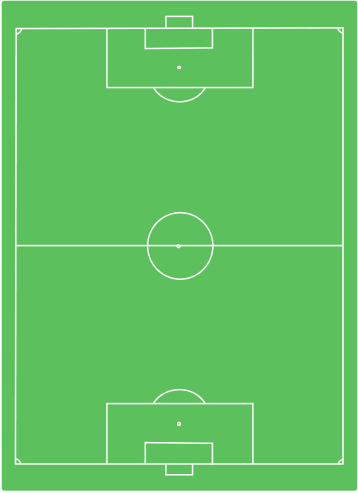
#> input picture 2020_Weekend1_Problems/2020_Problem_D_DATA/images/Soccer_Field_Transparant.png, 358 x 493 px
$ python heatMap.py images/Soccer_Field_Transparant.png images/Soccer_Field_Transparant.png
#> lines starting #> are read from the running program, lines starting #| are printed output that depends on the picture
#File for generating heat maps for events you want.

import statistics
import numpy as np
import matplotlib.pyplot as plt
from PIL import Image
import sys as sys

#Function will separate data based on the column number given, into files where the column names that
#had spaces now have _ in the file name.
# [48 lines left out: functions localize, heat_map, plotEvents, not called in this run]

def heat_map2(eventType, size):
    plt.ylabel('Y-axis')
    plt.xlabel('X-axis')

    heatMPSrc = np.zeros(size)
    heatMPDst = np.zeros(size)

    f = open("data/events/"+str(eventType))
    for line in f:
        linesplt = line.split(",")
        heatMPSrc[int(float(linesplt[9]))][int(float(linesplt[8]))] += 1
        heatMPDst[int(float(linesplt[11].rstrip("\n")))][int(float(linesplt[10]))] += 1
    f.close()
    return heatMPSrc, heatMPDst

def thing(im : Image.Image):
    """
    :param
    method: One
    of: py:attr: `PIL.Image.FLIP_LEFT_RIGHT`,
    :py: attr:`PIL.Image.FLIP_TOP_BOTTOM`,: py:attr: `PIL.Image.ROTATE_90`,
    :py: attr:`PIL.Image.ROTATE_180`,: py:attr: `PIL.Image.ROTATE_270`,
    :py: attr:`PIL.Image.TRANSPOSE` or: py:attr: `PIL.Image.TRANSVERSE`.
    """
    im = im.transpose(method=Image.TRANSPOSE)
    size = (im.size[1],im.size[0], 4)
    heatMPSrc, heatMPDst = heat_map2("Cross.csv", size)
    im = im + heatMPSrc + heatMPDst
    plt.imshow(im, cmap='inferno', interpolation="gaussian")
    plt.show()


if __name__ == "__main__":
    im = Image.open('images/Soccer_Field_Transparant.png')
#> im is the input picture: PIL image 358x493 RGBA; mean R, G, B, A 6.6, 158.5, 6.6, 160.9
    thing(im)
#> in thing, `im = im.transpose(method=Image.TRANSPOSE)`:
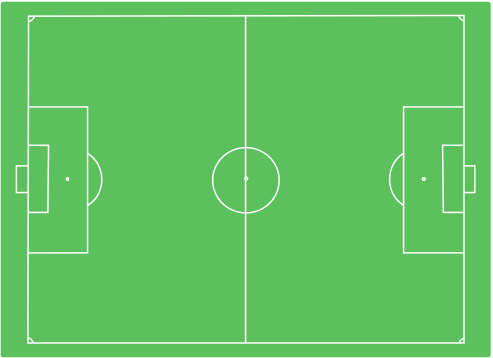
#> im: PIL image 493x358 RGBA; mean R, G, B, A 6.6, 158.5, 6.6, 160.9; transparent parts drawn white
#> (the run stopped early here; a loop or call above may not have finished)
